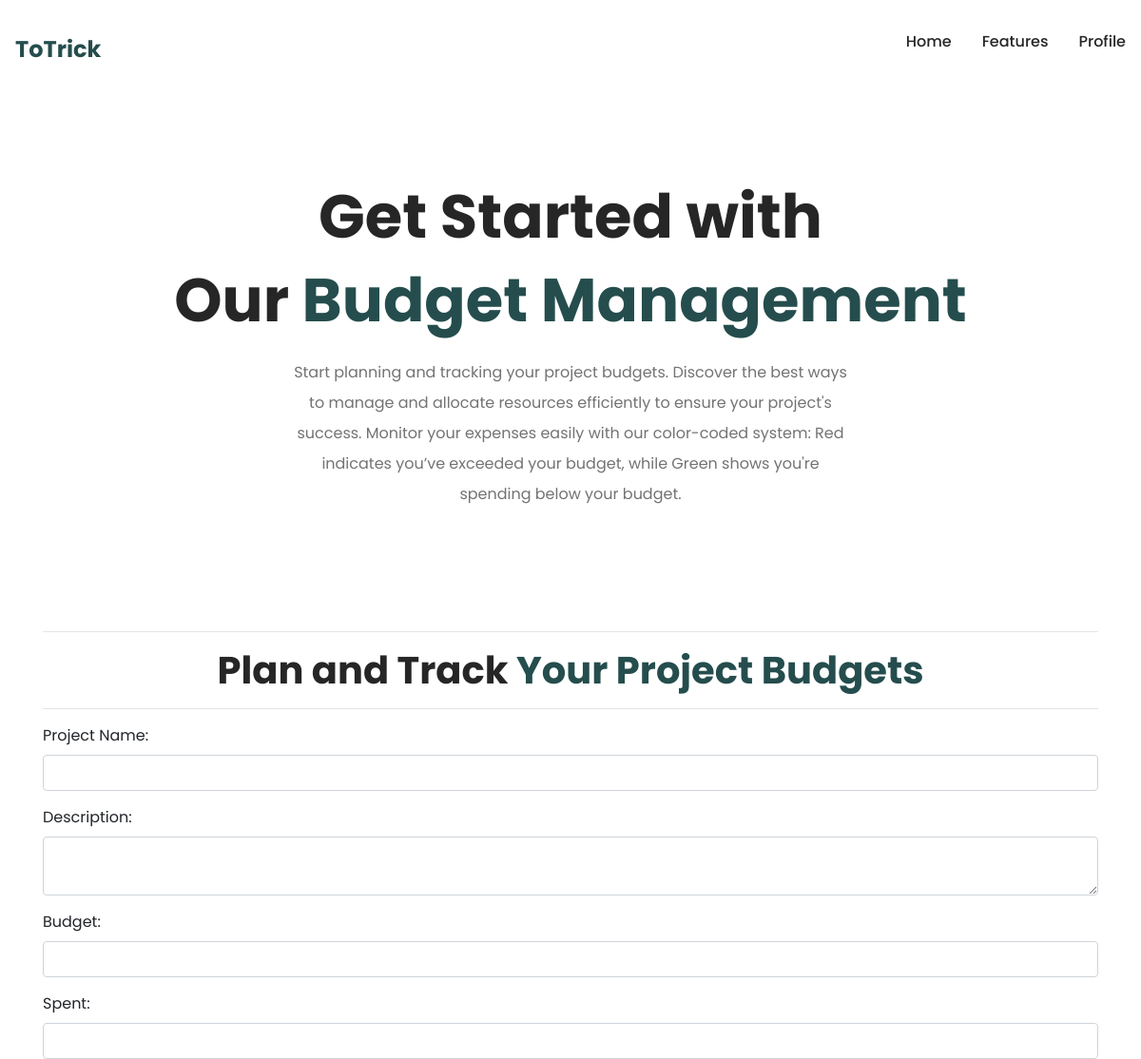
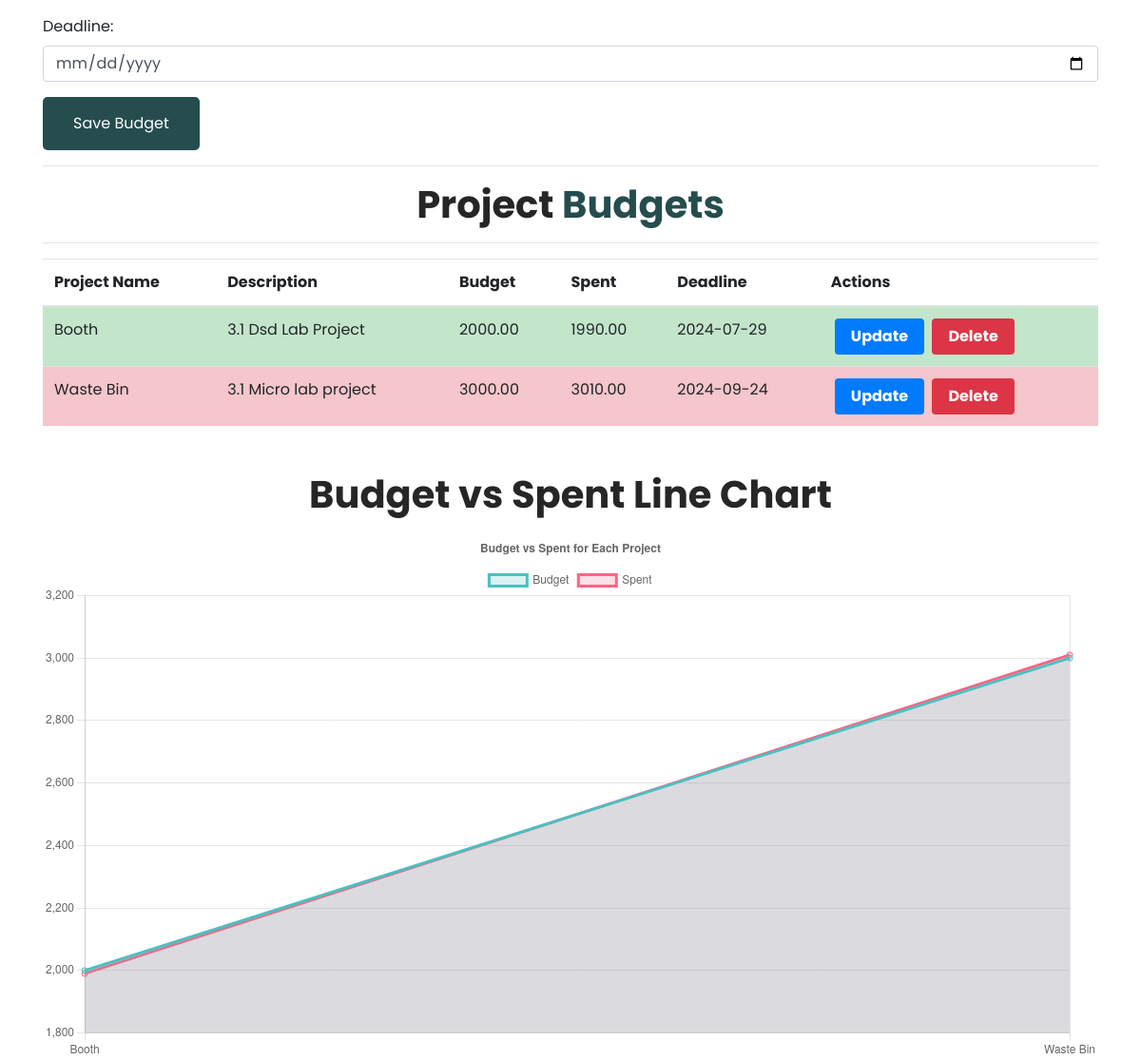
The page /project_budget.php (signed in) on the database its author committed (2 pictures, top to bottom).
### tables this page shows
CREATE TABLE `project_budgets` (
  `id` int(11) NOT NULL,
  `uid` int(11) NOT NULL,
  `project_name` varchar(255) NOT NULL,
  `description` text DEFAULT NULL,
  `budget` decimal(10,2) NOT NULL,
  `spent` decimal(10,2) DEFAULT 0.00,
  `deadline` date NOT NULL,
  `created_at` timestamp NOT NULL DEFAULT current_timestamp()
);

### project_budget.php (the view, shortened to what this page needs)
<?php
include 'reuse/_dbconnect.php';
$uid = $_SESSION['uid'];
?>
<!DOCTYPE html>
<html lang="en">
<head>
    <link href="https://maxcdn.bootstrapcdn.com/bootstrap/4.5.2/css/bootstrap.min.css" rel="stylesheet">
</head>
<body>
    <?php require 'reuse/_nav.php'; ?>
    <header class="section__container header__container" id="home">
        <h1>Get Started with<br /> Our <span>Budget Management</span></h1>
        <p>
            Start planning and tracking your project budgets. Discover the best ways to manage and allocate resources
            efficiently to ensure your project's success. Monitor your expenses easily with our color-coded system: Red
            indicates you’ve exceeded your budget, while Green shows you're spending below your budget.
        </p>
    </header>
    <section class="steps" id="about">
        <div class="container">
            <hr>
            <h2 class="section__header">
                Plan and Track <span>Your Project Budgets</span>
            </h2>
            <hr>
            <form action="/project1/project_budget.php" method="POST" class="mt-3">
                <div class="form-group">
                    <label for="project_name">Project Name:</label>
                    <input type="text" class="form-control" id="project_name" name="project_name" required>
                </div>
                <div class="form-group">
                    <label for="description">Description:</label>
                    <textarea class="form-control" id="description" name="description"></textarea>
                </div>
                <div class="form-group">
                    <label for="budget">Budget:</label>
                    <input type="number" step="0.01" class="form-control" id="budget" name="budget" required>
                </div>
                <div class="form-group">
                    <label for="spent">Spent:</label>
                    <input type="number" step="0.01" class="form-control" id="spent" name="spent" required>
                </div>
                <div class="form-group">
                    <label for="deadline">Deadline:</label>
                    <input type="date" class="form-control" id="deadline" name="deadline" required>
                </div>
                <button type="submit" class="btn btn-primary" name="submit_budget">Save Budget</button>
            </form>
            <hr>
            <h3 class="section__header">
                Project <span>Budgets</span>
            </h3>
            <hr>
            <table class="table">
                <thead>
                    <tr>
                        <th>Project Name</th>
                        <th>Description</th>
                        <th>Budget</th>
                        <th>Spent</th>
                        <th>Deadline</th>
                        <th>Actions</th>
                    </tr>
                </thead>
                <tbody>
                    <?php
                    $project_names = [];
                    $budget_values = [];
                    $spent_values = [];
                    $result = $conn->query("SELECT * FROM project_budgets WHERE uid = '$uid'");
                    while ($row = $result->fetch_assoc()) {
                        $class = $row['spent'] <= $row['budget'] ? 'budget-green' : 'budget-red';
                        echo "<tr class='{$class}'>
                                <td>{$row['project_name']}</td>
                                <td>{$row['description']}</td>
                                <td>{$row['budget']}</td>
                                <td>{$row['spent']}</td>
                                <td>{$row['deadline']}</td>
                                <td>
                                    <a href='update_budget.php?id={$row['id']}' class='badge badge-primary mx-1' style='font-size: 1em; padding: 11px 17px;' >Update</a>
                                    <a href='project_budget.php?delete_budget={$row['id']}' class='badge badge-danger' style='font-size: 1em; padding: 11px 17px;' >Delete</a>
                                </td>
                              </tr>";
                        $project_names[] = $row['project_name'];
                        $budget_values[] = $row['budget'];
                        $spent_values[] = $row['spent'];
                    }
                    ?>
                </tbody>
            </table>
        </div>
        <div class="container mt-5">
            <h3 class="section__header">Budget vs Spent Line Chart</h3>
            <canvas id="budgetChart"></canvas>
        </div>
        <script>
        const projectNames = <?php echo json_encode($project_names); ?>;
        const budgetValues = <?php echo json_encode($budget_values); ?>;
        const spentValues = <?php echo json_encode($spent_values); ?>;
        const ctx = document.getElementById('budgetChart').getContext('2d');
        new Chart(ctx, {
            type: 'line',
            data: {
                labels: projectNames,
                datasets: [
                    {
                        label: 'Budget',
                        data: budgetValues,
                        borderColor: 'rgba(75, 192, 192, 1)',
                        backgroundColor: 'rgba(75, 192, 192, 0.2)',
                        fill: true
                    },
                    {
                        label: 'Spent',
                        data: spentValues,
                        borderColor: 'rgba(255, 99, 132, 1)',
                        backgroundColor: 'rgba(255, 99, 132, 0.2)',
                        fill: true
                    }
                ]
            },
            options: {
                responsive: true,
                plugins: {
                    legend: {
                        position: 'top'
                    },
                    title: {
                        display: true,
                        text: 'Budget vs Spent for Each Project'
                    }
                }
            }
        });
        </script>
    </section>
</body>
</html>

### assets/firstpage.css (style rules this page uses)
:root { --base-color: #ffff; --base-varient:#dbdbdb; --primary-color: #254d4d;; --primary-color-dark: #0d33297c;; --text-dark: #262626; --text-light: #737373; --text-card:#6b6060;; --extra-light: #e5e5e5; --text-span:#3d458f; --white: #ffffff; --max-width: 1200px; }
* { padding: 0; margin: 0; box-sizing: border-box; }
.section__container { max-width: var(--max-width); margin: auto; padding: 5rem 1rem; }
.section__header { max-width: 900px; margin-inline: auto; margin-bottom: 1rem; font-size: 2.5rem; font-weight: 700; color: var(--text-dark); text-align: center; }
.section__header span { color: var(--primary-color); }
.btn { padding: 1rem 2rem; outline: none; border: none; font-size: 1rem; color: var(--white); background-color: var(--primary-color); border-radius: 5px; transition: 0.3s; cursor: pointer; }
a { text-decoration: none; transition: 0.3s; }
html, body { scroll-behavior: smooth; }
body { font-family: "Poppins", sans-serif; background-color: var(--base-color); }
.header__container { position: relative; isolation: isolate; overflow: hidden; }
.header__container h1 { margin-bottom: 1rem; font-size: 4rem; font-weight: 700; color: var(--text-dark); text-align: center; line-height: 5.5rem; }
.header__container h1 span { color: var(--primary-color); }
.header__container p { margin-bottom: 2rem; max-width: 600px; margin-inline: auto; color: var(--text-light); line-height: 2rem; text-align: center; }
.steps { background-position: center center; background-size: cover; background-repeat: no-repeat; }

### project_budget.php (style rules this page uses)
.budget-green { background-color: #c3e6cb; }
.budget-red { background-color: #f5c6cb; }

### rows shown on the page
project_budgets: project_name "Booth", description "3.1 Dsd Lab Project", budget "2000.00", spent "1990.00", deadline "2024-07-29"
project_budgets: project_name "Waste Bin", description "3.1 Micro lab project", budget "3000.00", spent "3010.00", deadline "2024-09-24"

### other values the page prints
chart data {{ json_encode($project_names) }} ["Booth","Waste Bin"]
chart data {{ json_encode($budget_values) }} ["2000.00","3000.00"]
chart data {{ json_encode($spent_values) }} ["1990.00","3010.00"]
